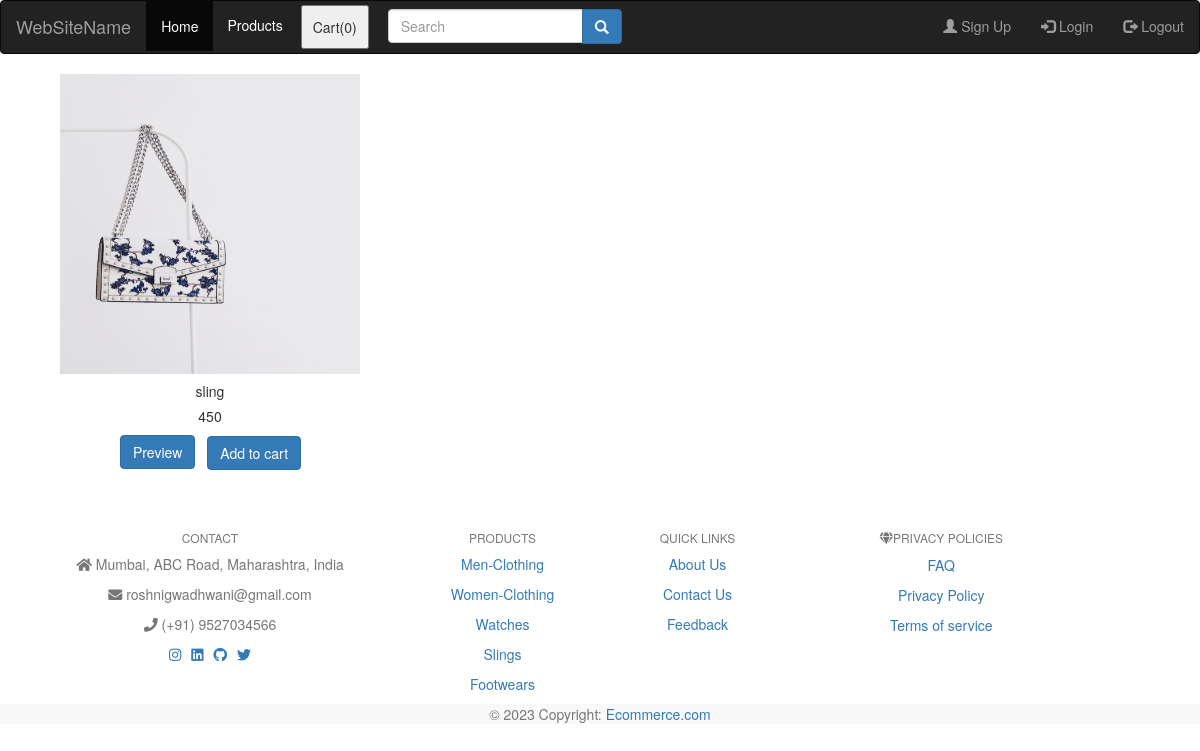
Page /store/search/4 (signed in) on the committed database.
### store/models.py (models this page shows, shortened)
class product(models.Model):
    name = models.CharField(max_length=50)
    category = models.ForeignKey(category, on_delete=models.CASCADE, default=1)
    price = models.IntegerField()
    description = models.CharField(max_length=150, blank=True, null=True)
    image = models.ImageField(upload_to='uploads/products/')

class category(models.Model):
    name = models.CharField(max_length=25, null=False, blank=False)
    def __str__(self):
        return self.name

### store/views.py (the view)
# urls.py: path('search/<id>', views.searchURL, name='searchurl'),
@login_required
def searchURL(request, id):
    products = product.objects.filter(category=id)
    params = {'products': products}
    return render(request, '../templates/temp.html', params)

### store/templates/temp.html (shortened to what this page needs)
{% load static %}
<!DOCTYPE html>
<html lang="en">
  <head>
    <link
      rel="stylesheet"
      href="https://maxcdn.bootstrapcdn.com/bootstrap/3.4.1/css/bootstrap.min.css" />
    <link rel="stylesheet" href="{% static 'basic2.css' %}" />
  </head>
  <body>
    <nav class="navbar navbar-inverse">
      <div class="container-fluid">
        <div class="navbar-header">
          <a class="navbar-brand" href="#">WebSiteName</a>
        </div>
        <ul class="nav navbar-nav">
          <li class="active"><a href="../home">Home</a></li>
          <li>
            <div class="dropdown">
              <div style="color: white; padding: 14px; cursor: pointer">
                Products
              </div>
            </div>
          </li>
          <li>
            <button
              type="button"
              id="popoverCart"
              data-toggle="popover"
              title="Items in your cart"
              data-placement="bottom"
              style="padding: 10px; margin: 4px"
              html="true">
              Cart(<span id="navCart">0</span>)
            </button>
          </li>
        </ul>
        <ul class="nav navbar-nav navbar-right">
          <li>
            <a href="{% url 'signUp' %}"
              ><span class="glyphicon glyphicon-user"></span> Sign Up</a
            >
          </li>
          <li>
            <a href="{% url 'login' %}"
              ><span class="glyphicon glyphicon-log-in"></span> Login</a
            >
          </li>
          <li>
            <a href="{% url 'logout' %}"
              ><span class="glyphicon glyphicon-log-out"></span> Logout</a
            >
          </li>
        </ul>
        <form
          class="navbar-form navbar-left"
          action="/store/search/"
          method="post">
          <div class="input-group">
            <input
              type="text"
              class="form-control"
              placeholder="Search"
              name="search"
              value="{{query}}" />
            <div class="input-group-btn">
              <button
                class="btn btn-primary"
                style="height: 35px"
                type="submit">
                <i class="glyphicon glyphicon-search"></i>
              </button>
            </div>
          </div>
        </form>
      </div>
    </nav>
    <div class="container">
      <div class="row">
        {% for i in products %}
        <div class="col-md-4">
          <div class="card" style="width: 18 rem">
            <div class="zoom">
              <img
                class="card-img-top zoom"
                src="/media/{{i.image}}"
                alt="{{i.category}}"
                height="200px"
                width="200px" />
            </div>
            <div class="card-body">
              <h5
                class="card-title"
                id="namepr{{i.id}}"
                style="text-align: center">
                {{i.name}}
              </h5>
              <h5
                class="card-text"
                style="text-align: center"
                id="pricepr{{i.id}}">
                {{i.price}}
              </h5>
              <button
                type="button"
                class="btn btn-primary"
                style="
                  margin-left: 90px;
                  margin-bottom: 12px;
                  margin-right: 8px;
                ">
                <a
                  href="{% url 'preview' i.id %}"
                  style="color: white; text-decoration: none"
                  ;
                  >Preview</a
                >
              </button>
              <span id="divpr{{i.id}}" class="divpr">
                <button
                  id="pr{{i.id}}"
                  type="button"
                  class="btn btn-primary cart"
                  style="margin-bottom: 10px"
                  onclick="manipulate(id)">
                  Add to cart
                </button>
              </span>
            </div>
          </div>
        </div>
        {% endfor %}
      </div>
    </div>
    <br /><br />
    {% include 'footer.html' %}
  </body>
</html>

### store/static/basic2.css (style rules this page uses)
.zoom { width: 300px; height: 300px; overflow: hidden; margin: 0 auto; }
.zoom img { width: 100%; transition: 0.5s all ease-in-out; }

### rows in the picture
product: image (picture), name "sling", price "450"
